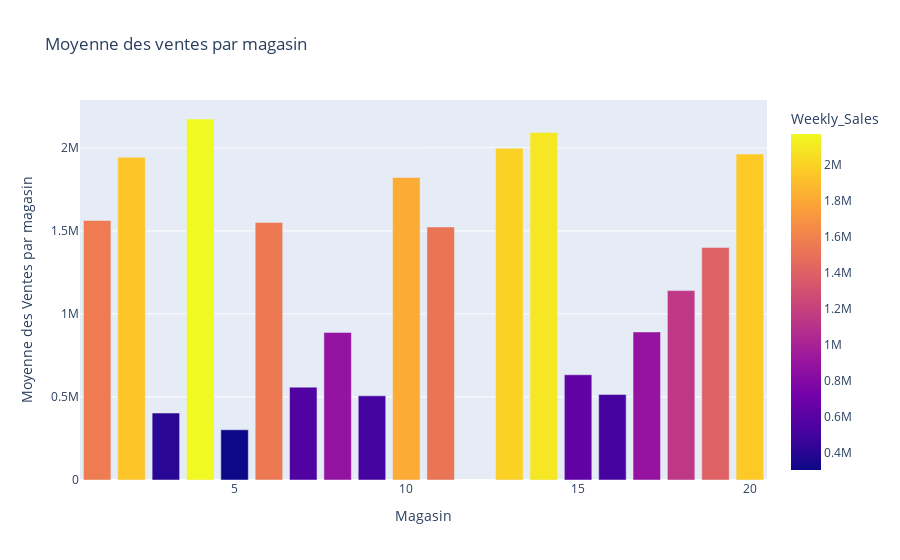

Notebook source saved alongside this figure:
### Markdown cell above
## 1-EDA sur le dataset

### Code cell
weekly_sales_mean = df1.groupby(['Store']).agg({'Weekly_Sales':'mean'})

fig = px.bar(weekly_sales_mean, x=weekly_sales_mean.index, y='Weekly_Sales', title="Moyenne des ventes par magasin", color='Weekly_Sales')
fig.update_xaxes(title="Magasin")
fig.update_yaxes(title="Moyenne des Ventes par magasin")
fig.show()

### Figure 1 — Plotly figure (JSON) as saved in the notebook; plotly's stock layout.template omitted (floating-point values rounded to 4 significant figures)
{"data": [{"alignmentgroup": "True", "hovertemplate": "Store=%{x}<br>Weekly_Sales=%{marker.color}<extra></extra>", "legendgroup": "", "marker": {"color": [1563000.0, 1943000.0, 403100.0, 2174000.0, 302500.0, 1551000.0, 559100.0, 888800.0, 506900.0, 1822000.0, 1524000.0, 1997000.0, 2093000.0, 633600.0, 515300.0, 891600.0, 1140000.0, 1401000.0, 1962000.0], "coloraxis": "coloraxis", "pattern": {"shape": ""}}, "name": "", "offsetgroup": "", "orientation": "v", "showlegend": false, "textposition": "auto", "type": "bar", "x": [1, 2, 3, 4, 5, 6, 7, 8, 9, 10, 11, 13, 14, 15, 16, 17, 18, 19, 20], "xaxis": "x", "y": [1563000.0, 1943000.0, 403100.0, 2174000.0, 302500.0, 1551000.0, 559100.0, 888800.0, 506900.0, 1822000.0, 1524000.0, 1997000.0, 2093000.0, 633600.0, 515300.0, 891600.0, 1140000.0, 1401000.0, 1962000.0], "yaxis": "y"}], "layout": {"barmode": "relative", "coloraxis": {"colorbar": {"title": {"text": "Weekly_Sales"}}, "colorscale": [[0, "#0d0887"], [0.1111, "#46039f"], [0.2222, "#7201a8"], [0.3333, "#9c179e"], [0.4444, "#bd3786"], [0.5556, "#d8576b"], [0.6667, "#ed7953"], [0.7778, "#fb9f3a"], [0.8889, "#fdca26"], [1, "#f0f921"]]}, "legend": {"tracegroupgap": 0}, "title": {"text": "Moyenne des ventes par magasin"}, "xaxis": {"anchor": "y", "domain": [0, 1], "title": {"text": "Magasin"}}, "yaxis": {"anchor": "x", "domain": [0, 1], "title": {"text": "Moyenne des Ventes par magasin"}}}}
